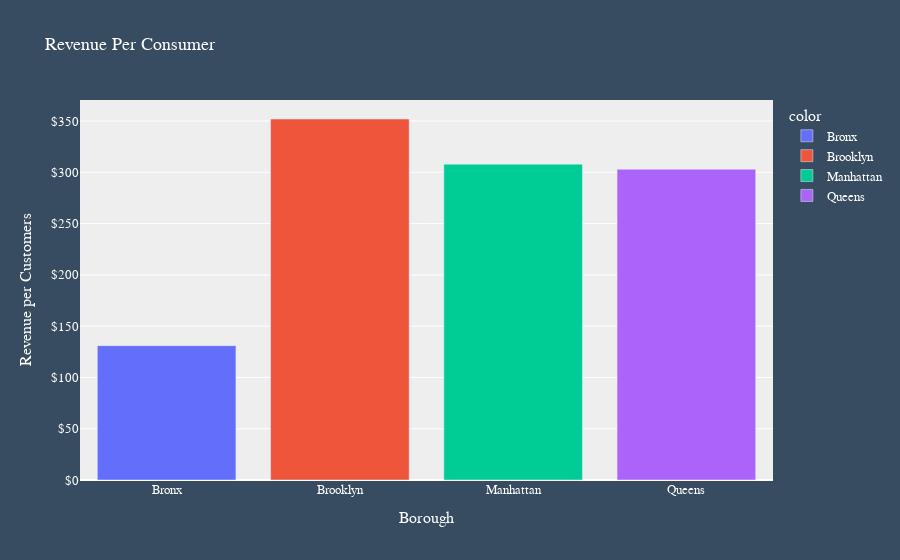

This figure's notebook cell:
### Code cell
# Consumers calculated by # of restaurants * people who visit each restaurant per night
df['rev_consumer'] = df['Total Restaurant Revenue'] / (df['# of Restaurants'] * df['Averages Diner\'s Per Night'])
rev_consumer2 = df.groupby('Borough')['rev_consumer'].mean().round()
rev_consumer2
fig8 = px.bar(x=x, y=rev_consumer2, labels={'x': 'Borough', 'y':'Revenue per Customers'},
              color=x, title='Revenue Per Consumer')
layout(fig8, '$')

### Figure 1 — Plotly figure (JSON) as saved in the notebook; plotly's stock layout.template omitted (floating-point values rounded to 4 significant figures)
{"data": [{"alignmentgroup": "True", "hovertemplate": "color=Bronx<br>Borough=%{x}<br>Revenue per Customers=%{y}<extra></extra>", "legendgroup": "Bronx", "marker": {"color": "#636efa"}, "name": "Bronx", "offsetgroup": "Bronx", "orientation": "v", "showlegend": true, "textposition": "auto", "type": "bar", "x": ["Bronx"], "xaxis": "x", "y": [131], "yaxis": "y"}, {"alignmentgroup": "True", "hovertemplate": "color=Brooklyn<br>Borough=%{x}<br>Revenue per Customers=%{y}<extra></extra>", "legendgroup": "Brooklyn", "marker": {"color": "#EF553B"}, "name": "Brooklyn", "offsetgroup": "Brooklyn", "orientation": "v", "showlegend": true, "textposition": "auto", "type": "bar", "x": ["Brooklyn"], "xaxis": "x", "y": [352], "yaxis": "y"}, {"alignmentgroup": "True", "hovertemplate": "color=Manhattan<br>Borough=%{x}<br>Revenue per Customers=%{y}<extra></extra>", "legendgroup": "Manhattan", "marker": {"color": "#00cc96"}, "name": "Manhattan", "offsetgroup": "Manhattan", "orientation": "v", "showlegend": true, "textposition": "auto", "type": "bar", "x": ["Manhattan"], "xaxis": "x", "y": [308], "yaxis": "y"}, {"alignmentgroup": "True", "hovertemplate": "color=Queens<br>Borough=%{x}<br>Revenue per Customers=%{y}<extra></extra>", "legendgroup": "Queens", "marker": {"color": "#ab63fa"}, "name": "Queens", "offsetgroup": "Queens", "orientation": "v", "showlegend": true, "textposition": "auto", "type": "bar", "x": ["Queens"], "xaxis": "x", "y": [303], "yaxis": "y"}], "layout": {"barmode": "relative", "font": {"color": "White", "family": "Verdana", "size": 13}, "legend": {"title": {"text": "color"}, "tracegroupgap": 0}, "paper_bgcolor": "#374C60", "plot_bgcolor": "#eee", "title": {"font": {"family": "Verdana"}, "text": "Revenue Per Consumer"}, "xaxis": {"anchor": "y", "domain": [0, 1], "title": {"text": "Borough"}}, "yaxis": {"anchor": "x", "domain": [0, 1], "tickprefix": "$", "title": {"text": "Revenue per Customers"}}}}
